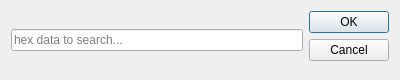
<?xml version="1.0" encoding="UTF-8"?>
<ui version="4.0">
 <class>FindHexDialog</class>
 <widget class="QDialog" name="FindHexDialog">
  <property name="geometry">
   <rect>
    <x>0</x>
    <y>0</y>
    <width>400</width>
    <height>80</height>
   </rect>
  </property>
  <property name="sizePolicy">
   <sizepolicy hsizetype="Fixed" vsizetype="Fixed">
    <horstretch>0</horstretch>
    <verstretch>0</verstretch>
   </sizepolicy>
  </property>
  <property name="minimumSize">
   <size>
    <width>400</width>
    <height>80</height>
   </size>
  </property>
  <property name="maximumSize">
   <size>
    <width>400</width>
    <height>80</height>
   </size>
  </property>
  <property name="windowTitle">
   <string>Find Hex Bytes</string>
  </property>
  <layout class="QHBoxLayout" name="horizontalLayout">
   <item>
    <widget class="QLineEdit" name="editData">
     <property name="inputMask">
      <string/>
     </property>
     <property name="placeholderText">
      <string>hex data to search...</string>
     </property>
    </widget>
   </item>
   <item>
    <widget class="QDialogButtonBox" name="buttonBox">
     <property name="enabled">
      <bool>true</bool>
     </property>
     <property name="orientation">
      <enum>Qt::Vertical</enum>
     </property>
     <property name="standardButtons">
      <set>QDialogButtonBox::Cancel|QDialogButtonBox::Ok</set>
     </property>
     <property name="centerButtons">
      <bool>false</bool>
     </property>
    </widget>
   </item>
  </layout>
 </widget>
 <resources/>
 <connections>
  <connection>
   <sender>buttonBox</sender>
   <signal>rejected()</signal>
   <receiver>FindHexDialog</receiver>
   <slot>reject()</slot>
   <hints>
    <hint type="sourcelabel">
     <x>316</x>
     <y>260</y>
    </hint>
    <hint type="destinationlabel">
     <x>286</x>
     <y>274</y>
    </hint>
   </hints>
  </connection>
  <connection>
   <sender>buttonBox</sender>
   <signal>accepted()</signal>
   <receiver>FindHexDialog</receiver>
   <slot>accept()</slot>
   <hints>
    <hint type="sourcelabel">
     <x>248</x>
     <y>254</y>
    </hint>
    <hint type="destinationlabel">
     <x>157</x>
     <y>274</y>
    </hint>
   </hints>
  </connection>
 </connections>
</ui>
